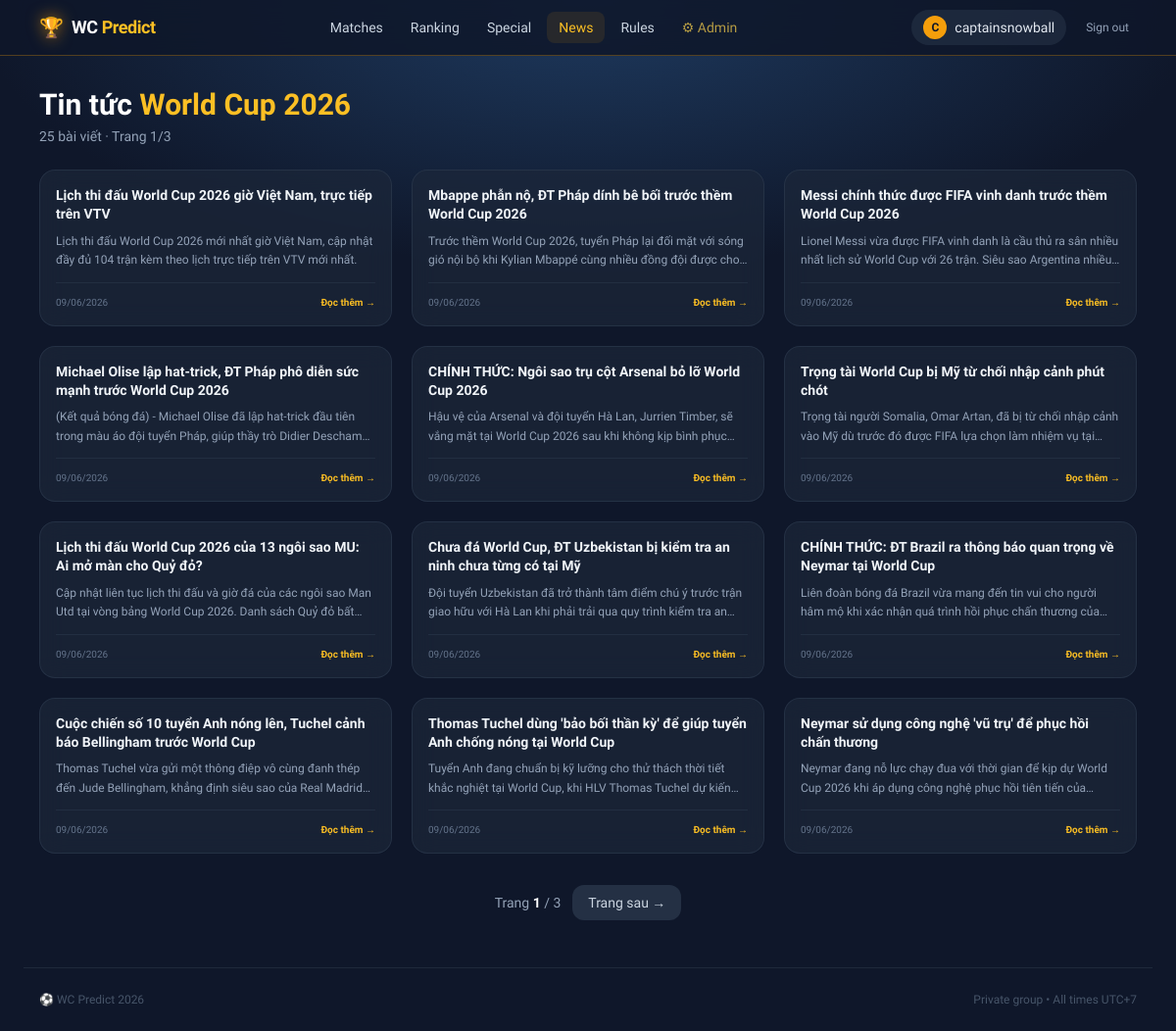
Screenshot of /news (signed in) with the database file from the repository.
### models.py (models this page shows)
class User(Base):
    __tablename__ = "users"
    id = Column(Integer, primary_key=True, index=True)
    username = Column(String, unique=True, index=True, nullable=False)
    email = Column(String, unique=True, index=True, nullable=True)
    password_hash = Column(String, nullable=False)
    is_admin = Column(Boolean, default=False)
    total_score = Column(Integer, default=0)
    stars_remaining = Column(Integer, default=3)
    predictions = relationship("Prediction", back_populates="user")
    special_answers = relationship("SpecialEventAnswer", back_populates="user")
    champion_bets = relationship("ChampionBet", back_populates="user")

class Article(Base):
    __tablename__ = "articles"
    id            = Column(Integer, primary_key=True, index=True)
    title         = Column(String, nullable=False)
    source_url    = Column(String, unique=True, nullable=False, index=True)
    thumbnail_url = Column(String, nullable=True)
    excerpt       = Column(Text, nullable=True)
    published_at  = Column(DateTime, nullable=True)
    crawled_at    = Column(DateTime, nullable=False)

### main.py (the view)
@app.get("/news", response_class=HTMLResponse)
async def news_page(request: Request, db: Session = Depends(get_db)):
    user = get_current_user(request, db)
    if not user:
        return RedirectResponse("/login", status_code=302)
    page = max(1, int(request.query_params.get("page", 1)))
    per_page = 12
    total = db.query(Article).count()
    total_pages = max(1, (total + per_page - 1) // per_page)
    page = min(page, total_pages)
    articles = (
        db.query(Article)
        .order_by(Article.crawled_at.desc())
        .offset((page - 1) * per_page)
        .limit(per_page)
        .all()
    )
    msg, cat = get_flash(request)
    resp = templates.TemplateResponse("news.html", {
        "request": request,
        "user": user,
        "articles": articles,
        "page": page,
        "total_pages": total_pages,
        "total": total,
        "flash_msg": msg,
        "flash_cat": cat,
    })
    resp.delete_cookie("flash_msg")
    resp.delete_cookie("flash_cat")
    return resp

### templates/news.html (shortened to what this page needs)
{% extends "base.html" %}
{% block content %}
<div class="mb-6">
  <h1 class="text-3xl font-extrabold text-white">Tin tức <span class="text-amber-400">World Cup 2026</span></h1>
  <p class="text-slate-400 text-sm mt-1">
    {% if total %}{{ total }} bài viết{% else %}Chưa có bài viết nào{% endif %}
    {% if total_pages > 1 %} · Trang {{ page }}/{{ total_pages }}{% endif %}
  </p>
</div>
{% if articles %}
<div class="grid grid-cols-1 sm:grid-cols-2 lg:grid-cols-3 gap-5">
  {% for a in articles %}
  <a href="{{ a.source_url }}" target="_blank" rel="noopener noreferrer"
     class="glass border border-slate-700/50 rounded-2xl overflow-hidden flex flex-col
            hover:border-amber-500/40 hover:shadow-lg hover:shadow-amber-500/10 transition-all duration-200 group">
    <div class="flex flex-col flex-1 p-4">
      <h2 class="text-sm font-bold text-slate-100 group-hover:text-amber-300 transition-colors leading-snug mb-2 line-clamp-3">
        {{ a.title }}
      </h2>
      {% if a.excerpt %}
      <p class="text-xs text-slate-400 leading-relaxed line-clamp-2 flex-1 mb-3">{{ a.excerpt }}</p>
      {% else %}
      <div class="flex-1"></div>
      {% endif %}
      <div class="flex items-center justify-between mt-auto pt-3 border-t border-slate-700/40">
        <span class="text-[10px] text-slate-500">
          {% if a.published_at %}
            {{ (a.published_at | local).strftime('%d/%m/%Y') }}
          {% else %}
            {{ (a.crawled_at | local).strftime('%d/%m/%Y') }}
          {% endif %}
        </span>
        <span class="text-[10px] font-semibold text-amber-400 group-hover:text-amber-300 transition-colors">
          Đọc thêm →
        </span>
      </div>
    </div>
  </a>
  {% endfor %}
</div>
{% if total_pages > 1 %}
<div class="flex items-center justify-center gap-3 mt-8">
  <span class="text-sm text-slate-400">Trang <span class="text-white font-semibold">{{ page }}</span> / {{ total_pages }}</span>
  {% if page < total_pages %}
  <a href="?page={{ page + 1 }}"
     class="px-4 py-2 rounded-xl bg-slate-700/60 hover:bg-slate-700 text-slate-300 text-sm font-medium transition-colors">
    Trang sau →
  </a>
  {% endif %}
</div>
{% endif %}
{% endif %}
{% endblock %}

### templates/base.html (shortened to what this page needs)
<!DOCTYPE html>
<html lang="en">
<head>
  <script src="https://cdn.tailwindcss.com"></script>
</head>
<body>
{% if user is defined and user %}
<nav class="border-b border-amber-500/30 sticky top-0 z-50"
     style="background:rgba(15,23,42,.85);backdrop-filter:blur(16px);-webkit-backdrop-filter:blur(16px);"
     x-data="{ open: false }">
  <div class="max-w-6xl mx-auto px-4">
    <div class="flex items-center justify-between h-14">
      <a href="/matches" class="flex items-center gap-2 group">
        <span class="text-xl" style="filter:drop-shadow(0 0 8px rgba(245,158,11,.7))">🏆</span>
        <span class="font-extrabold text-lg tracking-tight text-white group-hover:text-amber-400 transition-colors">
          WC <span class="text-amber-400">Predict</span>
        </span>
      </a>
      <div class="hidden md:flex items-center gap-1">
        {% set path = request.url.path %}
        {% for label, href in [('Matches','/matches'),('Ranking','/ranking'),('Special','/special'),('News','/news'),('Rules','/rules')] %}
        <a href="{{ href }}"
           class="px-3 py-1.5 rounded-lg text-sm font-medium transition-all duration-150
                  {% if path.startswith(href) %}text-amber-400 bg-amber-500/10{% else %}text-slate-300 hover:text-white hover:bg-slate-700/50{% endif %}">
          {{ label }}
        </a>
        {% endfor %}
        {% if user.is_admin %}
        <a href="/admin"
           class="px-3 py-1.5 rounded-lg text-sm font-medium transition-all duration-150
                  {% if path.startswith('/admin') %}text-amber-400 bg-amber-500/10{% else %}text-amber-300/70 hover:text-amber-300 hover:bg-amber-500/10{% endif %}">
          ⚙ Admin
        </a>
        {% endif %}
      </div>
      <div class="hidden md:flex items-center gap-3">
        <a href="/profile" class="flex items-center gap-2 bg-slate-700/40 hover:bg-slate-700/70 rounded-full px-3 py-1.5 transition-colors group">
          <div class="w-6 h-6 rounded-full bg-amber-500 flex items-center justify-center text-xs font-bold text-slate-900">
            {{ user.username[0].upper() }}
          </div>
          <span class="text-sm font-medium text-slate-200 group-hover:text-white">{{ user.username }}</span>
        </a>
        <a href="/logout" class="text-xs text-slate-400 hover:text-red-400 transition-colors px-2 py-1">
          Sign out
        </a>
      </div>
    </div>
  </div>
</nav>
{% endif %}
<main class="max-w-6xl mx-auto px-4 py-8">
  {% block content %}{% endblock %}
</main>
<footer class="max-w-6xl mx-auto px-4 py-6 mt-4 border-t border-slate-800 flex items-center justify-between text-xs text-slate-600">
  <span>⚽ WC Predict 2026</span>
  <span>Private group • All times UTC+7</span>
</footer>
</body>
</html>

### templates/base.html (style rules this page uses)
body { background-color: #0f172a; background-image: radial-gradient(ellipse 80% 40% at 50% 0%, #1e3a5f 0%, #0f172a 65%); color: #f8fafc; font-family: 'Plus Jakarta Sans', sans-serif; min-height: 100vh; }
.glass { background: rgba(30, 41, 59, 0.65); backdrop-filter: blur(12px); -webkit-backdrop-filter: blur(12px); }

### rows the page displays
User: username "C", username "captainsnowball"
Article: title "Lịch thi đấu World Cup 2026 giờ Việt Nam, trực tiếp trên VTV", excerpt "Lịch thi đấu World Cup 2026 mới nhất giờ Việt Nam, cập nhật đầy đủ 104 trận kèm theo lịch trực tiếp trên VTV mới nhất.", published_at "09/06/2026"
Article: title "Mbappe phẫn nộ, ĐT Pháp dính bê bối trước thềm World Cup 2026", excerpt "Trước thềm World Cup 2026, tuyển Pháp lại đối mặt với sóng gió nội bộ khi Kylian Mbappé cùng nhiều đồng đội được…", published_at "09/06/2026"
Article: title "Messi chính thức được FIFA vinh danh trước thềm World Cup 2026", excerpt "Lionel Messi vừa được FIFA vinh danh là cầu thủ ra sân nhiều nhất lịch sử World Cup với 26 trận. Siêu sao Argentina…", published_at "09/06/2026"
Article: title "Michael Olise lập hat-trick, ĐT Pháp phô diễn sức mạnh trước World Cup 2026", excerpt "(Kết quả bóng đá) - Michael Olise đã lập hat-trick đầu tiên trong màu áo đội tuyển Pháp, giúp thầy trò Didier…", published_at "09/06/2026"
Article: title "CHÍNH THỨC: Ngôi sao trụ cột Arsenal bỏ lỡ World Cup 2026", excerpt "Hậu vệ của Arsenal và đội tuyển Hà Lan, Jurrien Timber, sẽ vắng mặt tại World Cup 2026 sau khi không kịp bình…", published_at "09/06/2026"
Article: title "Trọng tài World Cup bị Mỹ từ chối nhập cảnh phút chót", excerpt "Trọng tài người Somalia, Omar Artan, đã bị từ chối nhập cảnh vào Mỹ dù trước đó được FIFA lựa chọn làm nhiệm vụ…", published_at "09/06/2026"
Article: title "Lịch thi đấu World Cup 2026 của 13 ngôi sao MU: Ai mở màn cho Quỷ đỏ?", excerpt "Cập nhật liên tục lịch thi đấu và giờ đá của các ngôi sao Man Utd tại vòng bảng World Cup 2026. Danh sách Quỷ đỏ…", published_at "09/06/2026"
Article: title "Chưa đá World Cup, ĐT Uzbekistan bị kiểm tra an ninh chưa từng có tại Mỹ", excerpt "Đội tuyển Uzbekistan đã trở thành tâm điểm chú ý trước trận giao hữu với Hà Lan khi phải trải qua quy trình kiểm tra…", published_at "09/06/2026"
Article: title "CHÍNH THỨC: ĐT Brazil ra thông báo quan trọng về Neymar tại World Cup", excerpt "Liên đoàn bóng đá Brazil vừa mang đến tin vui cho người hâm mộ khi xác nhận quá trình hồi phục chấn thương…", published_at "09/06/2026"
Article: title "Cuộc chiến số 10 tuyển Anh nóng lên, Tuchel cảnh báo Bellingham trước World Cup", excerpt "Thomas Tuchel vừa gửi một thông điệp vô cùng đanh thép đến Jude Bellingham, khẳng định siêu sao của Real…", published_at "09/06/2026"
Article: title "Thomas Tuchel dùng 'bảo bối thần kỳ' để giúp tuyển Anh chống nóng tại World Cup", excerpt "Tuyển Anh đang chuẩn bị kỹ lưỡng cho thử thách thời tiết khắc nghiệt tại World Cup, khi HLV Thomas Tuchel dự…", published_at "09/06/2026"
Article: title "Neymar sử dụng công nghệ 'vũ trụ' để phục hồi chấn thương", excerpt "Neymar đang nỗ lực chạy đua với thời gian để kịp dự World Cup 2026 khi áp dụng công nghệ phục hồi tiên tiến…", published_at "09/06/2026"

### other values shown
{{ label }} "Matches" "Ranking" "Special" "News" "Rules"
{{ total }} "25"
{{ page }} "1"
{{ total_pages }} "3"
